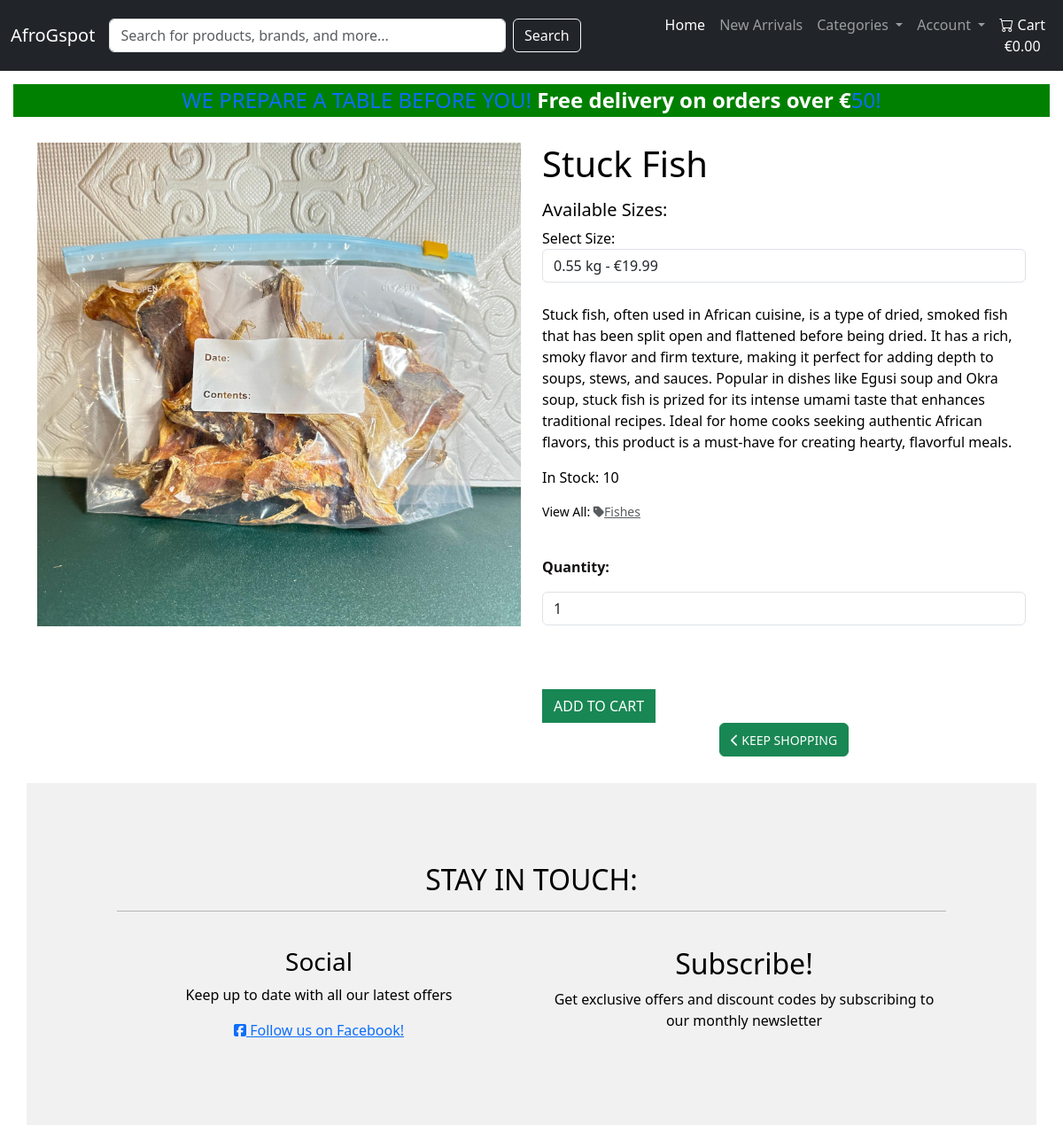
/product_catalog/product/1/, run on the app's committed database.
### product_catalog/models.py (models this page shows, shortened)
class Product(models.Model):
    name = models.CharField(max_length=255)
    sku = models.CharField(max_length=254, null=True, blank=True)
    category = models.ForeignKey(Category, null=True, blank=True, related_name='products', on_delete=models.SET_NULL)
    description = models.TextField()
    price = models.DecimalField(max_digits=10, decimal_places=2)
    discount_price = models.DecimalField(max_digits=10, decimal_places=2, null=True, blank=True)
    stock = models.IntegerField()
    image = models.ImageField(null=True, blank=True)
    rating = models.DecimalField(max_digits=6, decimal_places=2, null=True, blank=True)
    image_url = models.URLField(max_length=1024, null=True, blank=True)
    created_at = models.DateTimeField(auto_now_add=True)
    updated_at = models.DateTimeField(auto_now=True)
    is_active = models.BooleanField(default=True)
    is_vegan = models.BooleanField(default=False)
    is_gluten_free = models.BooleanField(default=False)
    expiration_date = models.DateField(null=True, blank=True)
    country = models.ForeignKey(Country, on_delete=models.CASCADE, default=1)

class Category(models.Model):
    class Meta:
        verbose_name_plural = 'Categories'
    name = models.CharField(max_length=250)
    friendly_name = models.CharField(max_length=250, null=True, blank=True)

### product_catalog/views.py (the view)
# urls.py: path('product/<int:product_id>/', views.product_detail, name='product_detail'),
def product_detail(request, product_id):
    product = get_object_or_404(Product, id=product_id)
    variants = product.variants.all()  # Get all available size variants if they exist
    context = {
        'product': product,
        'description': _(product.description),
        'variants': variants,
    }
    return render(request, 'product_catalog/product_detail.html', context)

### product_catalog/templates/product_catalog/product_detail.html (shortened to what this page needs)
{% extends 'base.html' %}
{% load i18n %}
{% block content %}
<div class="container my-4">
    <div class="row">
        <div class="col-md-6">
            <a href="{{ product.image.url }}" target="_blank">
                <img src="{{ product.image.url }}" alt="{{ product.name }}" class="img-fluid product-image">
            </a>
        </div>
        <div class="col-md-6">
            <h1 class="mb-3">{{ product.name }}</h1>
            <form method="POST" action="{% url 'add_to_cart' product.id %}">
                {% if variants %}
                <h5>Available Sizes:</h5>
                <div class="form-group">
                    <label for="variant">Select Size:</label>
                    <select name="variant" id="variant" class="form-control">
                        {% for variant in variants %}
                        <option value="{{ variant.id }}">{{ variant.size }} kg - €{{ variant.price|floatformat:2 }}
                        </option>
                        {% endfor %}
                    </select>
                </div>
                {% else %}
                <h5>Price: €{{ product.price|floatformat:2 }}</h5>
                {% endif %}
                <br>
                <p class="mb-3">{{ product.description }}</p>
                <p class="mb-3">In Stock: {{ product.stock }}</p>
                {% if product.category %}
                <p class="small mt-1 mb-0">View All:
                    <a class="text-muted" href="{% url 'product_list' %}?category={{ product.category.name }}">
                        <i class="fas fa-tag mr-1"></i>{{ product.category.friendly_name }}
                    </a>
                </p>
                {% endif %}
                <br>
                <p class="mt-3"><strong>Quantity:</strong></p>
                <input class="form-control qty_input" type="number" name="quantity" value="1" min="1" max="99"
                    data-item_id="{{ product.id }}" id="id_qty_{{ product.id }}">
                <br>
                <input type="submit" class="btn btn-success rounded-0 text-uppercase mt-5" value="Add to Cart">
            </form>
            <div class="text-center">
                <button class="btn btn-success"><span class="small"><a class="text-white text-decoration-none"
                            href="{% url 'product_list' %}"><span class="icon">
                                <i class="fas fa-chevron-left"></i>
                            </span>
                            <span class="text-uppercase">Keep Shopping</span></a></span>
                </button>
            </div>
        </div>
    </div>
</div>
{% endblock %}

### static/css/base.css (style rules this page uses)
html, body { margin: 0; padding: 0; height: 100%; color: black; }
strong { color: rgb(19, 15, 15); }

### data on the page
Product: image (picture), name "Stuck Fish", description "Stuck fish, often used in African cuisine, is a type of dried, smoked fish that has been split open and flattened before being dried. It has a rich, smoky flavor and firm texture, making it perfect for adding depth to soups, stews, and sauces. Popular in dishes like Egusi soup and Okra soup, stuck fish is prized for its intense umami taste that enhances traditional recipes. Ideal for home cooks seeking authentic African flavors, this product is a must-have for creating hearty, flavorful meals.", stock "10", category.friendly_name "Fishes", quantity "1"

### other printed values
{{ free_delivery_threshold }} "50"
form field variant "0.55 kg - €19.99"
